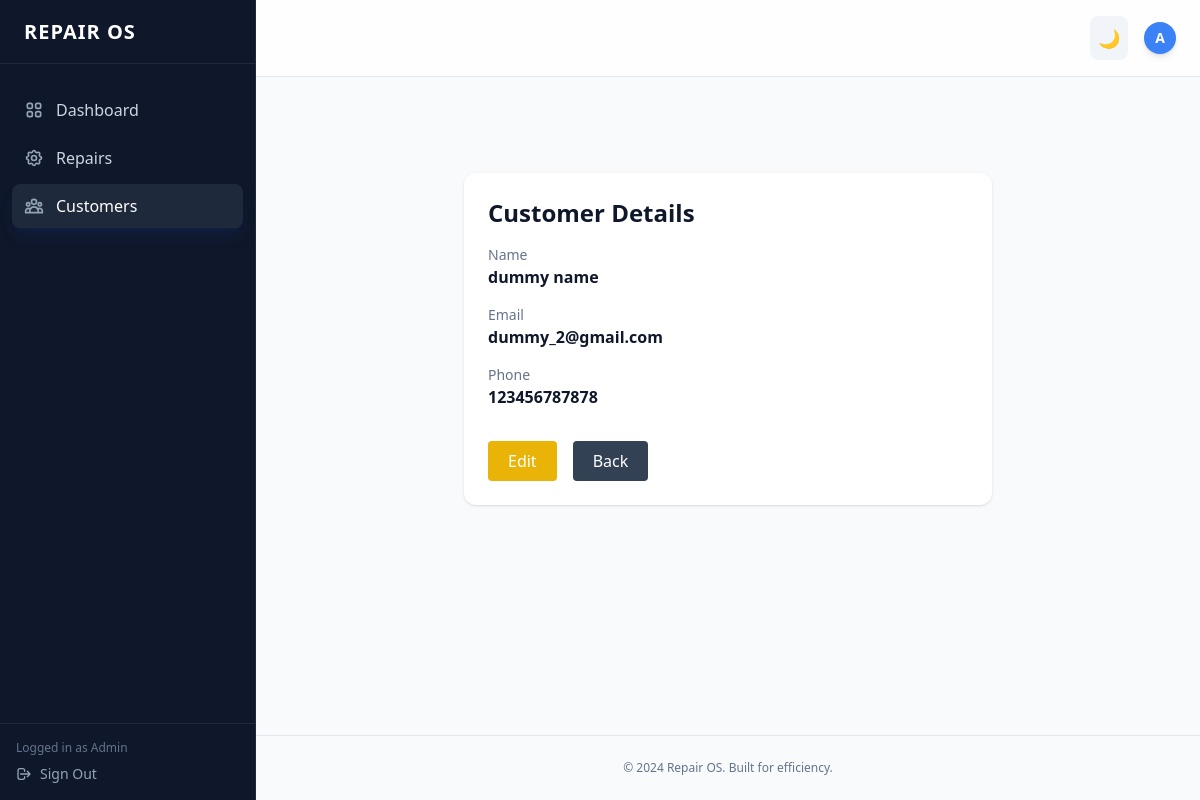
The page /customer/details/2 (signed in) on the database as committed earlier.
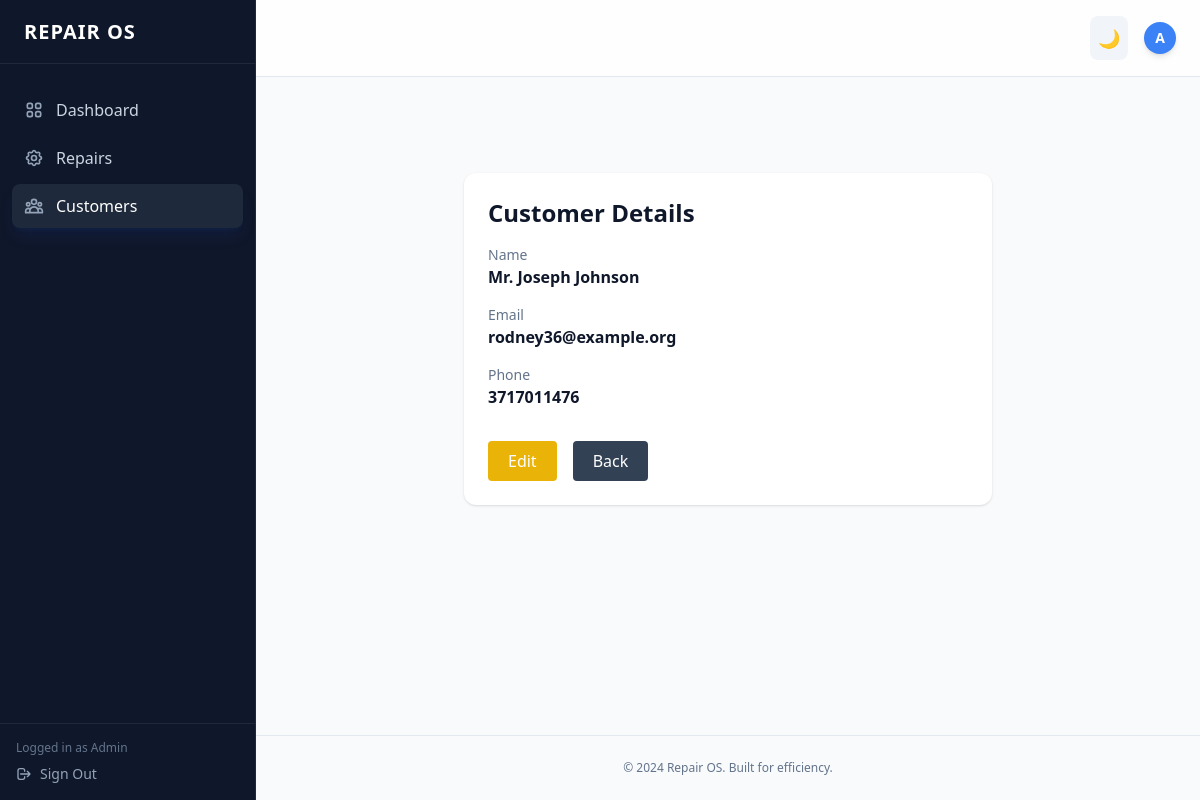
The same page on the database as committed later.
### app/models/customer.py (models this page shows)
class Customer(db.Model):
    id = db.Column(db.Integer, primary_key=True)
    name = db.Column(db.String(100), nullable=False)
    email = db.Column(db.String(120), unique=True, nullable=True)
    phone = db.Column(db.String(20), nullable=False)
    created_at = db.Column(db.DateTime, server_default=db.func.now())

### app/routes/customer.py (the view)
@customer_bp.route("/details/<int:id>", methods=["GET"])
def customer_details(id):
    if "user_id" not in session:
        return redirect(url_for("auth.login"))
    customer = Customer.query.get_or_404(id)
    return render_template("customers/detail.html", customer=customer)

### app/templates/customers/detail.html
{% extends "base.html" %}
{% block content %}
<section class="max-w-xl mx-auto px-6 py-16">
<div class="bg-white dark:bg-slate-900 shadow rounded-xl p-6 space-y-4">
    <h2 class="text-2xl font-bold">Customer Details</h2>
    <div>
        <p class="text-sm text-slate-500">Name</p>
        <p class="font-semibold">{{ customer.name }}</p>
    </div>
    <div>
        <p class="text-sm text-slate-500">Email</p>
        <p class="font-semibold">{{ customer.email }}</p>
    </div>
    <div>
        <p class="text-sm text-slate-500">Phone</p>
        <p class="font-semibold">{{ customer.phone }}</p>
    </div>
    <div class="flex gap-4 pt-4">
        <a href="{{ url_for('customer.edit_customer', id=customer.id) }}"
           class="bg-yellow-500 text-white px-5 py-2 rounded">
            Edit
        </a>
        <a href="{{ url_for('customer.view_customers') }}"
           class="bg-slate-700 text-white px-5 py-2 rounded">
            Back
        </a>
    </div>
</div>
</section>
{% endblock %}

Rows that differ between the two databases and show on the page:
changed Customer: name "dummy name" → "Mr. Joseph Johnson"; email "dummy_2@gmail.com" → "rodney36@example.org"; phone "123456787878" → "3717011476"
